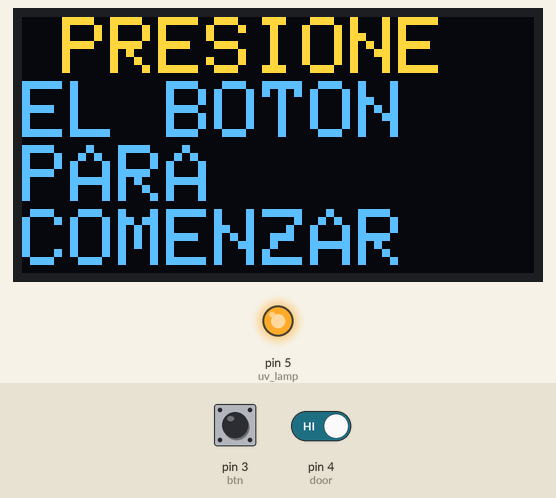
Bench run of a program on a simulated Arduino Nano, built with avr-gcc and run on an emulated ATmega328P. On the bench: 128×64 one-colour display, output pins drawn as LEDs (lit = HIGH). The inputs (shaded band) are chosen by the test bench; at power-on: pin 3 (btn) LOW, pin 4 (door) HIGH. The OLED is the two-colour kind (top 16 rows yellow).

Above: at 1.2 s.
1.3 s: pin 3 (btn) pulled HIGH for 0.15 s
At 3.3 s:
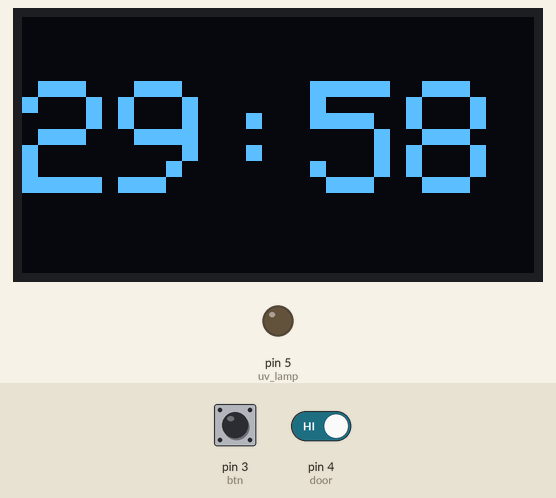
4.4 s: pin 4 (door) driven LOW
At 5.6 s:
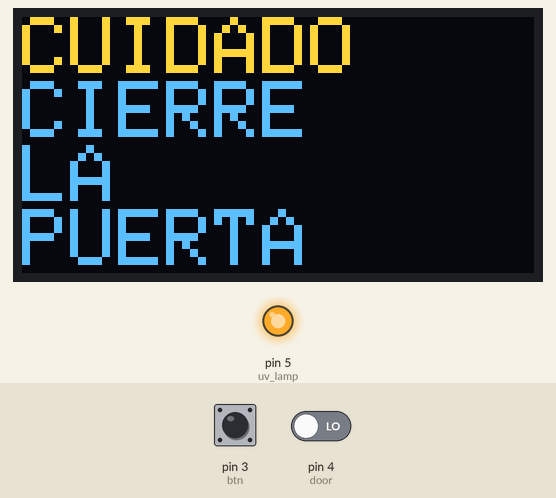
5.9 s: pin 4 (door) driven HIGH
At 7.5 s:
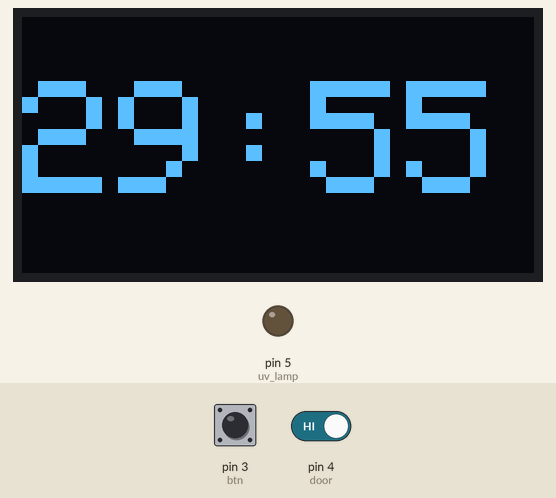
8.5 s: pin 3 (btn) pulled HIGH for 3.2 s
At 11.8 s:
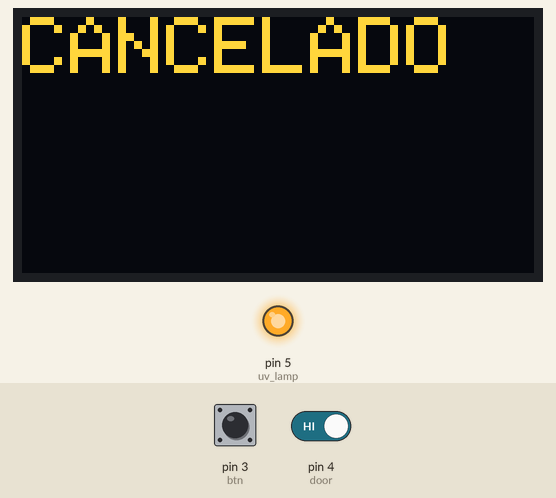
14.7 s: pin 3 (btn) pulled HIGH for 3.2 s
At 17.7 s:
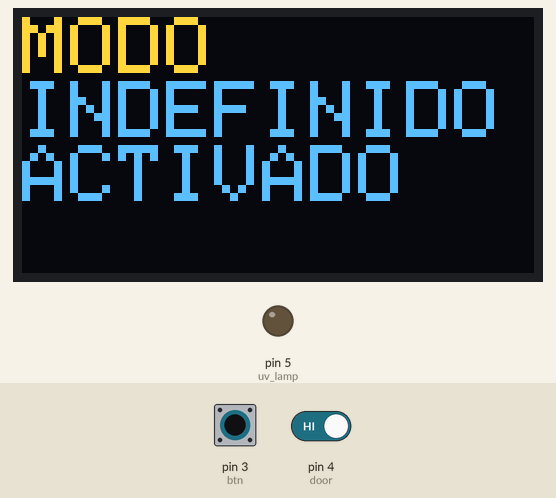
19.4 s: pin 4 (door) driven LOW
At 19.8 s:
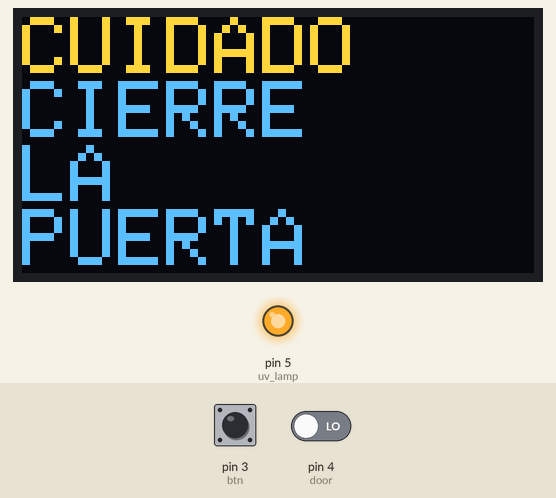
Timing chart, 0 to 21.9 s (numbered marks = the images above; inputs shaded):
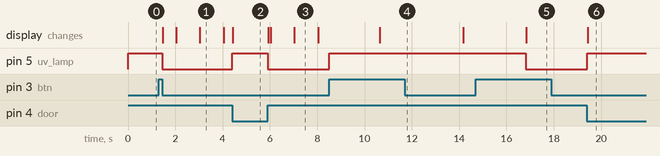

The program:

main.cpp
```cpp
#include <Arduino.h>
#include <SPI.h>
#include <Wire.h>
#include <TimerOne.h>
//Pines digitales
#define btn 3
#define door 4
#define uv_lamp 5
//Pines analogos
//SCL --> A5
//SDA --> A4
//Control variables
enum Machine {main, uvcycle, retrieve, cdoor, indfmode, cconfirm, none};
Machine state = main;
Machine old_state = none;

//Time Variables
int dis_duration = 60*30;
int seconds = dis_duration;
int minutes = 0;
int sleept = 0;
//Globlan Int Vars
int cdown = 2000;
bool tflag = true;
//flags
int oled_sleep = false;
//OLED encapsulation
#include <oled_utils.h>
#include <utils.h>
//Interrupts
void onesecond();
void btn_int();

void setup(){
  //Pin initialization
  pinMode(btn,INPUT);
  pinMode(door,INPUT);
  pinMode(uv_lamp,OUTPUT);
  pinMode(btn, INPUT);
  uv_lamp_off();
  Serial.begin(115200);
  //Timer
  Timer1.initialize(1000000);
  Timer1.attachInterrupt(onesecond);
  //Oled
  oled_init();
  //Button interrput
  attachInterrupt(digitalPinToInterrupt(btn), btn_int, RISING);
}

void loop() {
  switch (state){
    case cdoor:
      if (!digitalRead(door)){
        uv_lamp_off();
        oled_clear();
        oled_text("CUIDADO\nCIERRE\nLA\nPUERTA", 0, 0, 2);
        oled_update();
        //delay(50);
      }
      else{
        state = old_state;
      }
      break;
    case main:
      seconds = dis_duration;
      uv_lamp_off();
      if(utils_check_door()){
        break;
      }
      oled_clear();
      if(!oled_sleep){
      oled_text("PRESIONE\nEL BOTON\nPARA\nCOMENZAR", 10, 0, 2);
      }
      oled_update();
      //delay(50);
      break;
    case uvcycle:
      if(utils_check_door()){
        break;
      }
      sleept = 0;
      oled_sleep = false;
      uv_lamp_on();
      oled_clear();
      oled_text(String(minutes) + ":" + String((seconds) % 60), 0, SCREEN_HEIGHT / 4, 4);
      oled_update();
      //delay(50);
      break;
    case indfmode:
      if(utils_check_door()){
        break;
      }
      sleept = 0;
      oled_sleep = false;
      uv_lamp_on();
      oled_clear();
      oled_text("MODO\nINDEFINIDO\nACTIVADO", 0, 0, 2);
      oled_update();
      //delay(50);
      break;
    case cconfirm:
      if(utils_check_door()){
        break;
      }
      uv_lamp_off();
      oled_clear();
      oled_text("CANCELADO", 0, 0, 2);
      oled_update();
      delay(3500);
      state = main;
      break;
    case retrieve:
      if(utils_check_door()){
        break;
      }
      while(digitalRead(door)){
        uv_lamp_off();
        oled_clear();
        if(!oled_sleep){
          oled_text("RERTIRE\nSU\nOBJETO", 0, 0, 2);
        }
        oled_update();
        //delay(50);
      }
      oled_clear();
      oled_text("GRACIAS", 0, 0, 2);
      oled_update();
      delay(5000);
      state = main;
    default:
      break;
    }
}

void onesecond(){
  switch (state){
    case cdoor:
      uv_lamp_off();
      break;
    case main:
      if(sleept > 60*5){
        oled_sleep = true;
      }
      else{
      sleept++;
      }
      break;
    case uvcycle:
      seconds--;
      minutes = ((seconds) / 60);
      if(seconds == 0){
        seconds = dis_duration;
        state = retrieve;
      }
      break;
    case retrieve:
      if(sleept > 60*5){
        oled_sleep = true;
      }
      else{
      sleept++;
      }
      break;
    default:
      break;
  }
}

void btn_int(){
  switch (state){
  case uvcycle:
    uv_lamp_off();
    break;
  case indfmode:
    uv_lamp_off();
    break;
  default:
    break;
  }
  sleept = 0;
  oled_sleep = false;
  switch(state){
    case main:
      cdown = 20000;
      tflag = true;
      while (digitalRead(btn) && tflag){
        cdown--;
        delayMicroseconds(100);
        if(cdown == 0){
          state = indfmode;
          tflag = false;
        }
      }
      if(tflag){
        state = uvcycle;
      }
      break;
    case uvcycle:
      cdown = 20000;
      tflag = true;
      while (digitalRead(btn) && tflag){
        cdown--;
        delayMicroseconds(100);
        if(cdown == 0){
          state = cconfirm;
          tflag = false;
        }
      }
      break;
    case indfmode:
      cdown = 20000;
      tflag = true;
      while (digitalRead(btn) && tflag){
        cdown--;
        delayMicroseconds(100);
        if(cdown == 0){
          state = cconfirm;
          tflag = false;
        }
      }
      break;
    case cconfirm:
      break;
    case retrieve:
      break;
    case none:
      break;
    default:
      break;
  }
  delayMicroseconds(200);
}
```

oled_utils.h
```cpp
//Headers
#include <Adafruit_GFX.h>
#include <Adafruit_SSD1306.h>

#define SCREEN_WIDTH 128 // OLED display width, in pixels
#define SCREEN_HEIGHT 64 // OLED display height, in pixels
#define OLED_RESET -1
Adafruit_SSD1306 display(SCREEN_WIDTH, SCREEN_HEIGHT, &Wire, OLED_RESET);

void oled_init(){
    if (!display.begin(SSD1306_SWITCHCAPVCC, 0x3C))
    {
        Serial.println(F("SSD1306 allocation failed"));
        for (;;)
            ; // Don't proceed, loop forever
    }
    display.clearDisplay();
}
void oled_text(String txt_, int x, int y, int size){
    display.setTextSize(size);
    display.setTextColor(WHITE);
    display.setCursor(x, y);
    display.print(txt_);
}
void oled_clear(){
    display.clearDisplay();
}

void oled_update(){
    display.display();
}
```

utils.h
```cpp
void uv_lamp_on(){
    digitalWrite(uv_lamp, LOW);
}
void uv_lamp_off(){
    digitalWrite(uv_lamp, HIGH);
}

bool utils_check_door(){
    if (!digitalRead(door))
    {
        sleept = 0;
        oled_sleep = false;
        uv_lamp_off();
        old_state = state;
        state = cdoor;
        return true;
    }
    else{
        return false;
    }
}
```

Measured:
- after the input at 1.3 s, pin 5 (uv_lamp): HIGH → LOW after 0.15 s; the display: first changes after 0.18 s (image 1 shows a later state)
- after the input at 4.4 s, pin 5 (uv_lamp): LOW → HIGH at once; the display: changes at once (image 2)
- after the input at 5.9 s, pin 5 (uv_lamp): HIGH → LOW at once; the display: first changes at once (image 3 shows a later state)
- after the input at 8.5 s, pin 5 (uv_lamp): LOW → HIGH at once; the display: changes after 2.1 s (image 4)
- after the input at 14.7 s, pin 5 (uv_lamp): HIGH → LOW after 2.1 s; the display: changes after 2.1 s (image 5)
- after the input at 19.4 s, pin 5 (uv_lamp): LOW → HIGH at once; the display: changes at once (image 6)
- what the display in image 1 shows lasts 1.0 s, from 3.0 s to 4.0 s
